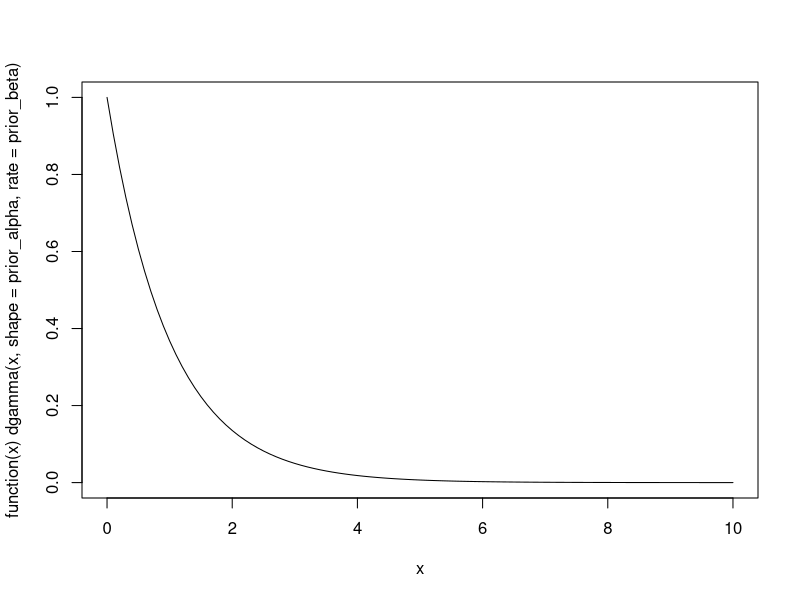
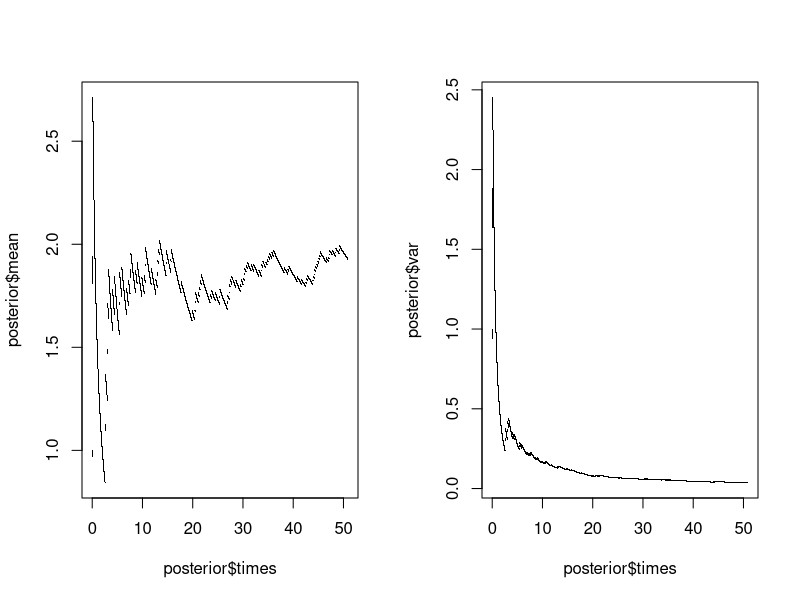

Source code (R) for these figures, in order:
## ---- chunk 1
true_rate <- 2
n_events <- 100
waiting_times <- round(rexp(100, rate = true_rate),3)
event_times <- cumsum(waiting_times)
total_time <- sum(waiting_times)
time_vec <- seq(0, total_time, 0.001)
## ---- chunk 2
prior_alpha <- 1
prior_beta <- 1
plot(\(x) dgamma(x, shape = prior_alpha, rate = prior_beta), to = 10)
## ---- chunk 3
count_events_before <- function(t, event_times) {
  colSums(outer(event_times, t, `<`))
}

mean_posterior <- function(t, counts, alpha, beta) {
  (alpha + counts) / (beta + t)
}

var_posterior <- function(t, counts, alpha, beta) {
  (alpha + counts) / (beta + t)^2
}

posterior_smry <- function(t, event_times, alpha, beta) {
  counts <- count_events_before(t, event_times)
  data.frame(
    times = t,
    mean = mean_posterior(t, counts, alpha, beta), 
    var = var_posterior(t, counts, alpha, beta)
  )
}

posterior <- posterior_smry(
  time_vec, event_times, alpha = prior_alpha, beta = prior_beta
)

par(mfrow = c(1, 2))
plot(posterior$times, posterior$mean, pch = ".")
plot(posterior$times, posterior$var, pch = ".")
